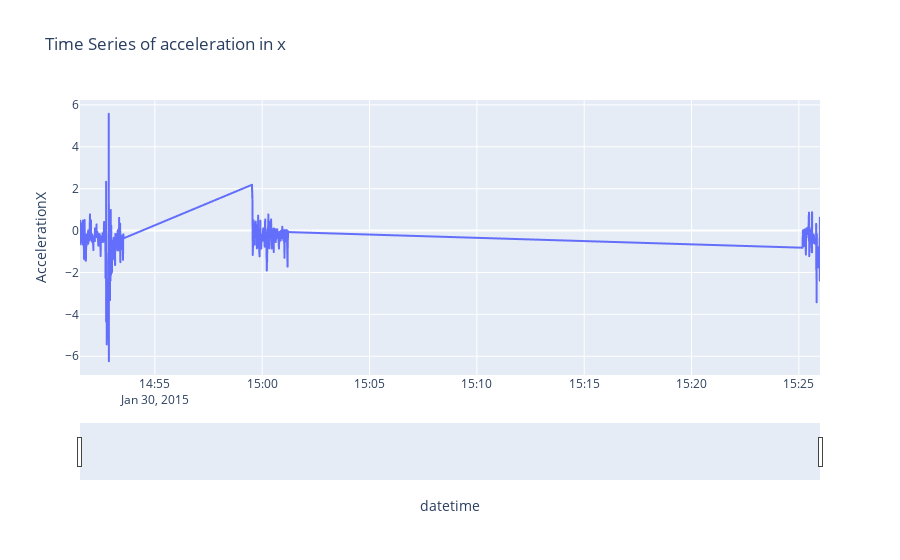

Notebook cell for this chart:
### Code cell
import plotly.express as px
import pandas as pd

fig = px.line(measure1_df.iloc[rng], x='datetime', y='AccelerationX', title='Time Series of acceleration in x')

fig.update_xaxes(rangeslider_visible=True)
fig.show()

### Figure 1 — Plotly figure (JSON) as saved in the notebook; plotly's stock layout.template omitted (floating-point values rounded to 4 significant figures; data arrays with more than 128 entries replaced by an {"elided": "..."} marker saying what was removed)
{"data": [{"hovertemplate": "datetime=%{x}<br>AccelerationX=%{y}<extra></extra>", "legendgroup": "", "line": {"color": "#636efa", "dash": "solid"}, "marker": {"symbol": "circle"}, "mode": "lines", "name": "", "showlegend": false, "type": "scattergl", "x": {"elided": "2000 str values"}, "xaxis": "x", "y": {"elided": "2000 float values"}, "yaxis": "y"}], "layout": {"legend": {"tracegroupgap": 0}, "title": {"text": "Time Series of acceleration in x"}, "xaxis": {"anchor": "y", "domain": [0, 1], "rangeslider": {"visible": true}, "title": {"text": "datetime"}}, "yaxis": {"anchor": "x", "domain": [0, 1], "title": {"text": "AccelerationX"}}}}
